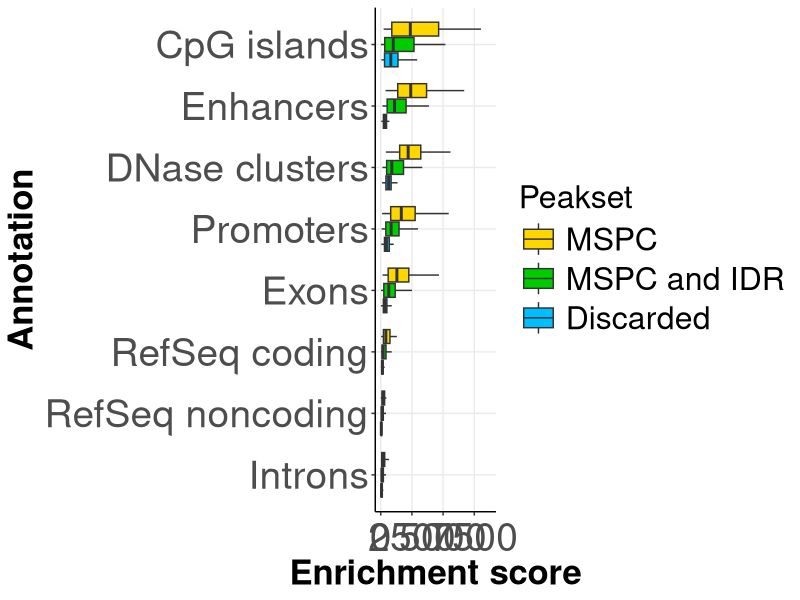
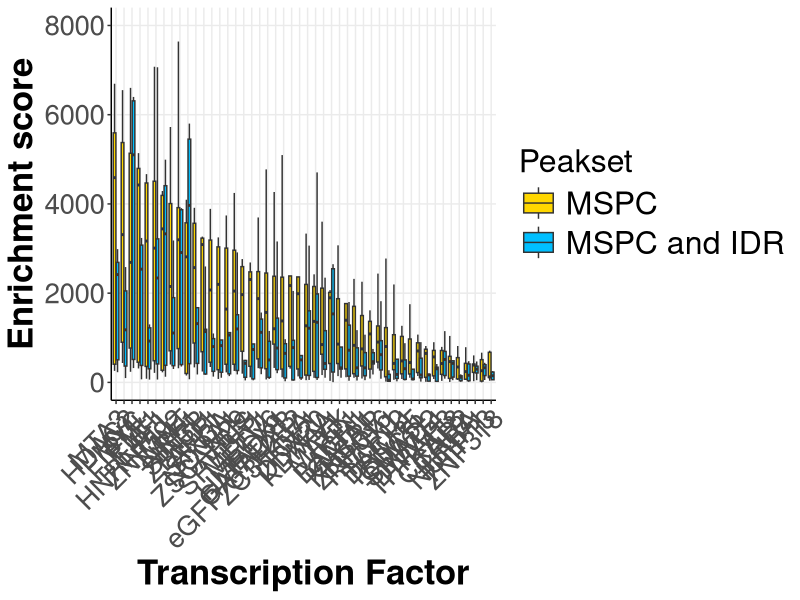

Source code (R) for these figures, in order:
library(ggplot2)
library(dplyr)

# Enrichment test output table
E <- read.delim("MSPC_w4s8g6_enrichmentResults.txt", stringsAsFactors = FALSE)


# Figure 1. Enrichment score distribution for MSPC discarded peaks, 
#           MSPC rescued peaks but discarded by IDR, and peaks retained 
#           by both MSPC and IDR (green box), aggregated by 9 hg38 
#           annotations (x axis).

# Data preparation
Dataset <- as.factor(gsub("_", " ", E$annotation))
Enrichment_score <- E$z
Peakset <- as.factor(gsub("_", " and ", E$peakset))

# Creating Figure 1
jpeg("MSPC_Figure1_GenomicFeature_enrichment.jpg",
     width = 20,
     height = 10,
     units = 'in',
     res = 300)
Peakset <- factor(Peakset,
                  levels = c("Discarded", "MSPC and IDR", "MSPC"),
                  ordered = TRUE)
ggplot(E, aes(x = reorder(Dataset, Enrichment_score, mean),
       y = Enrichment_score, fill = Peakset)) +
geom_boxplot(outlier.size = -1) +
scale_fill_manual(values = c("gold", "green3", "deepskyblue"),
                  breaks = c("MSPC", "MSPC and IDR", "Discarded")) +
xlab("Annotation") +
ylab("Enrichment score") +
theme_bw() +
theme(panel.border = element_blank(),
      panel.grid.major = element_line(),
      panel.grid.minor = element_blank(),
      axis.line = element_line(colour = "black"),
      axis.text = element_text(size = 28),
      axis.text.x = element_text(angle = 0, vjust = 0.5, hjust = 0.5),
      axis.title = element_text(size = 25, face = "bold"),
      legend.key.size = unit(1, "cm"),
      legend.text = element_text(size = 23),
      legend.title = element_text(size = 23)) +
scale_y_continuous(limits = c(0, 8800)) +
coord_flip()
dev.off()


# Supplementary Figure 1. Enrichment score distribution for peaks 
#                         retained by both MSPC and IDR and rescued by 
#                         MSPC but discarded by IDR, aggregated by 48 
#                         ENCODE TFs.

# Dataset preparation
Dataset <- gsub("_", " ", E[E$peakset != "Discarded",]$dataset)
Enrichment_score <- E[E$peakset != "Discarded",]$z
Peakset <- E[E$peakset != "Discarded",]$peakset
Peakset <- gsub("_", " and ", Peakset)

# Prepare data for sorting by Peakset == "MSPC" level only
X <- data.frame(Dataset = Dataset,
                Enrichment_score = Enrichment_score,
                Peakset = Peakset)

reordered <- X %>% filter(Peakset == "MSPC") %>% 
             mutate(rDataset = reorder(Dataset,
                                       Enrichment_score,
                                       function(x) 1/(quantile(x)[4]+1))) %>% 
             select(Dataset, rDataset)
X <- X %>% inner_join(reordered, by = "Dataset")
head(X)
rDataset <- as.factor(X$rDataset)
Peakset <- as.factor(X$Peakset)

# Creating Supplementary Figure 1
jpeg("MSPC_SupplementaryFigure1_TF_enrichment.jpg",
     width = 20,
     height = 10,
     units = 'in',
     res = 300)
ggplot(X, aes(x = rDataset, y = Enrichment_score, fill = Peakset)) +
geom_boxplot(outlier.size = -1) +
scale_fill_manual(values = c("gold", "deepskyblue")) +
xlab("Transcription Factor") +
ylab("Enrichment score") +
theme_bw() +
theme(panel.border = element_blank(),
      panel.grid.major = element_line(),
      panel.grid.minor = element_blank(),
      axis.line = element_line(colour = "black"),
      axis.text = element_text(size = 20),
      axis.text.x = element_text(angle = 45, hjust = 1),
      axis.title = element_text(size = 25, face = "bold"),
      legend.key.size = unit(1, "cm"),
      legend.text = element_text(size = 23),
      legend.title = element_text(size = 23)) +
scale_y_continuous(limits = c(0, 8000))
dev.off()
